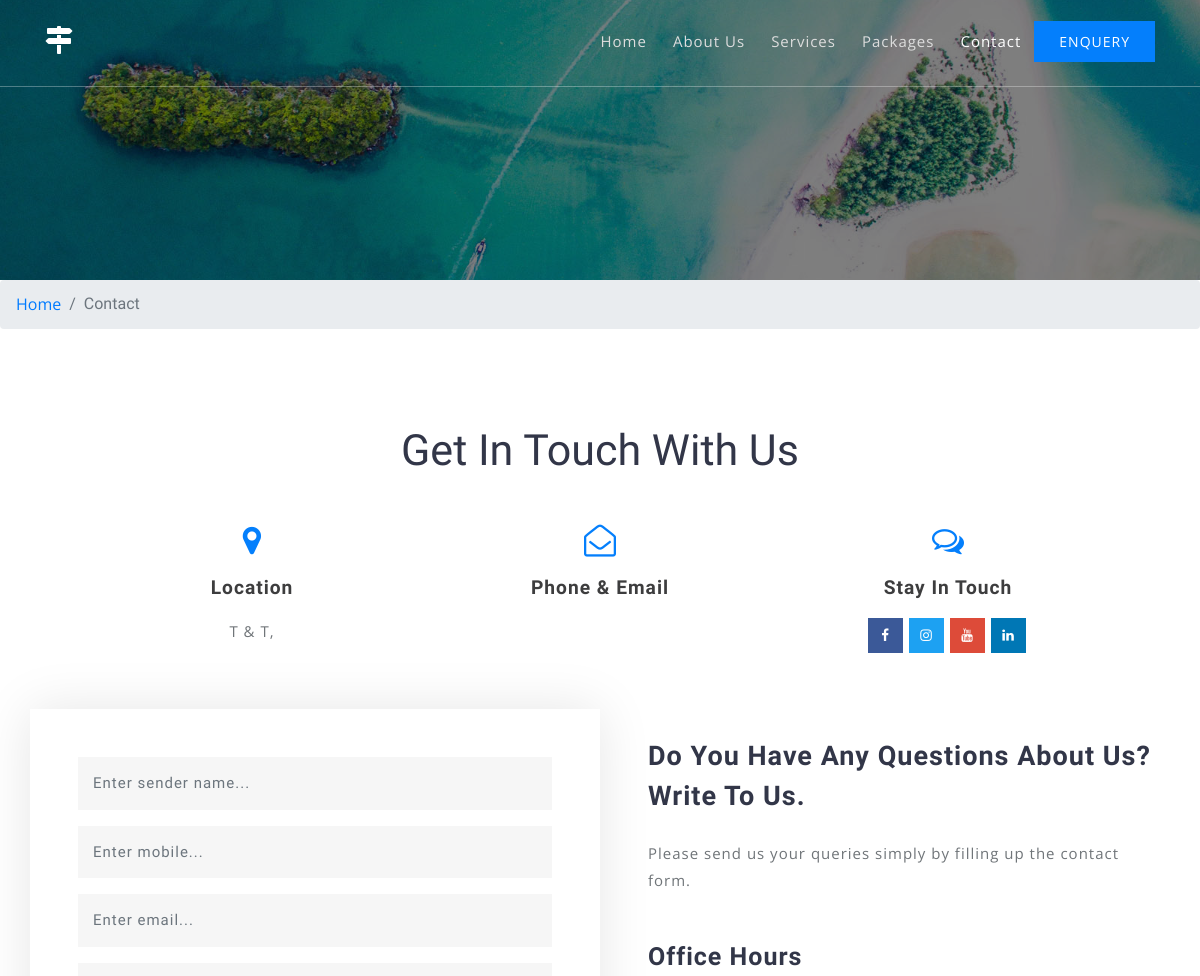
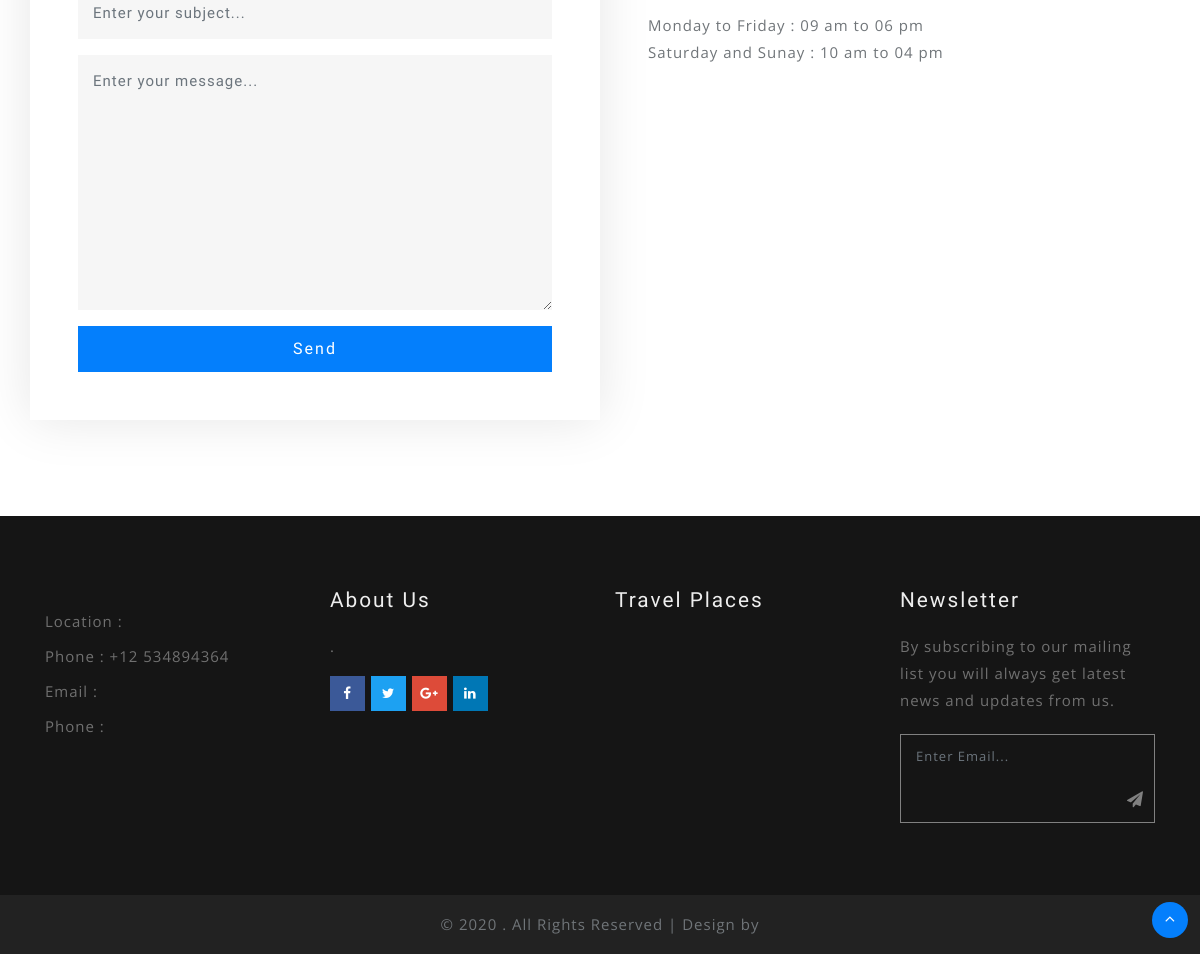
The app's page /contact/, older data (2 pictures, top to bottom).
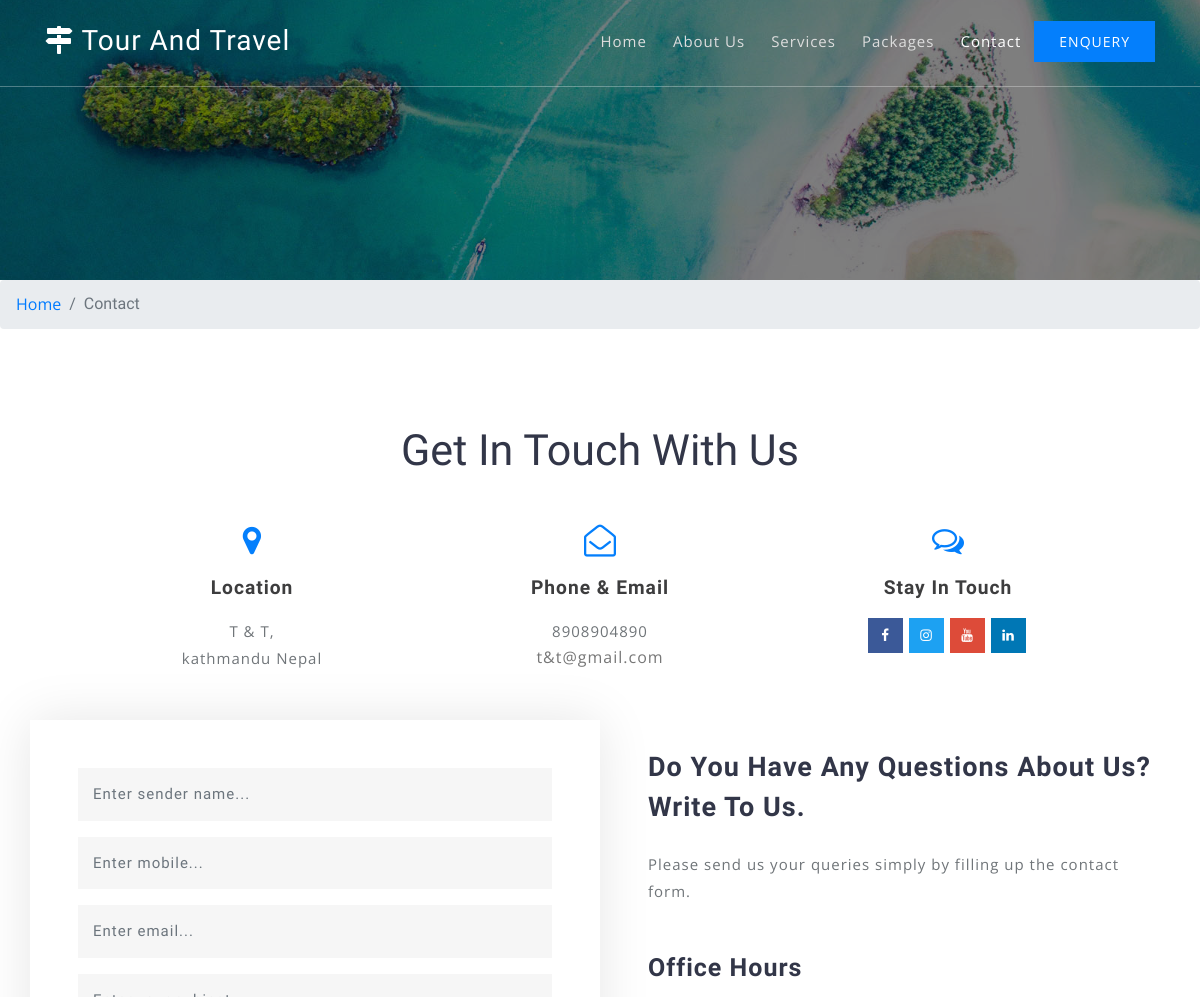
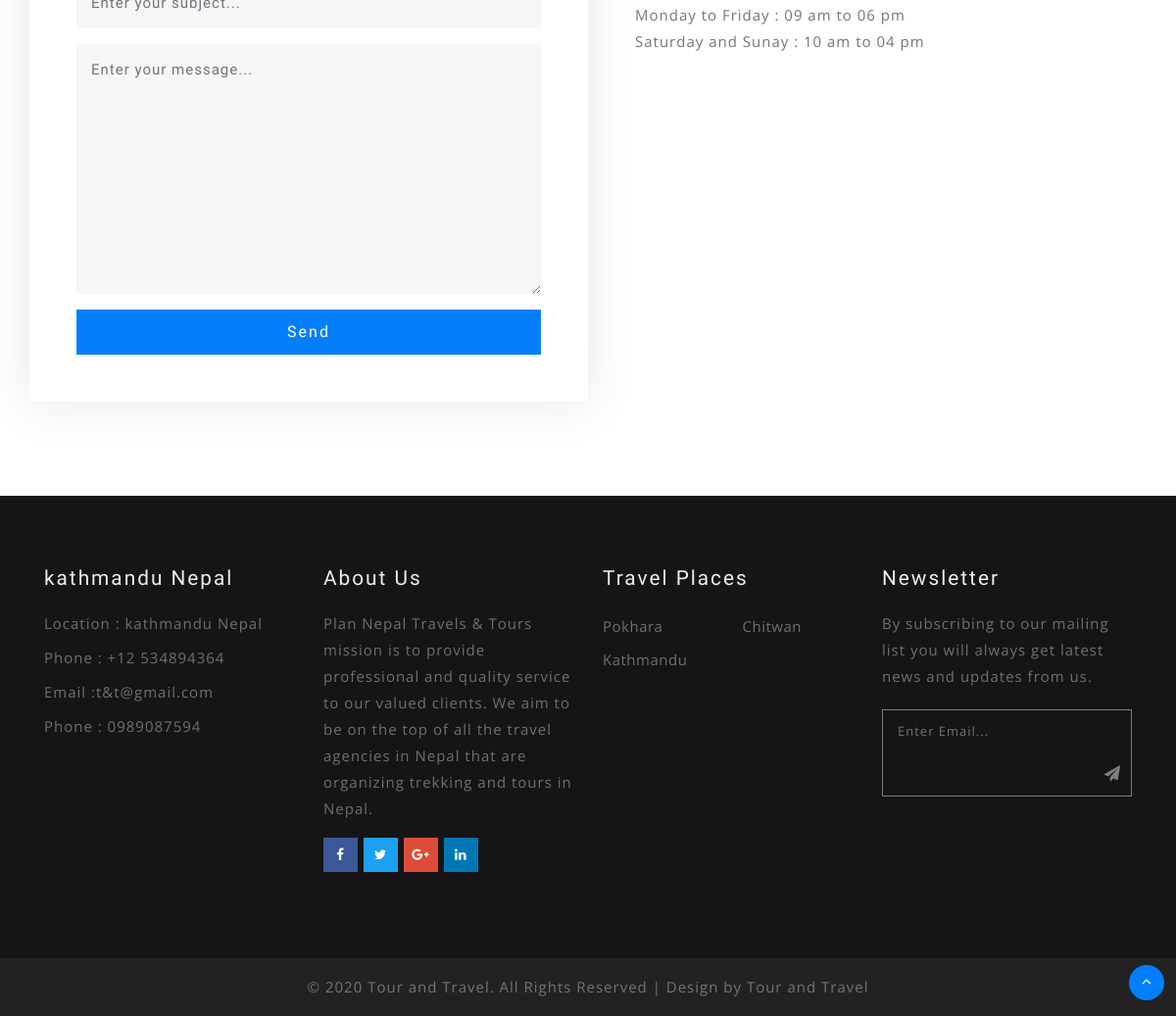
The same page, newer data (2 pictures, top to bottom).
### tourandtravelapp/models.py (models this page shows, shortened)
class TimeStamp(models.Model):
    created_at = models.DateTimeField(auto_now_add=True)
    updated_at = models.DateTimeField(auto_now=True, null=True, blank=True)
    active = models.BooleanField(default=True)
    class Meta:
        abstract = True

class Organization(TimeStamp):
    name = models.CharField(max_length=200)
    logo = models.ImageField(upload_to="logo")
    email = models.EmailField()
    phone = models.CharField(max_length=200)
    mobile = models.CharField(max_length=200, null=True, blank=True)
    address = models.CharField(max_length=200)
    slogan = models.CharField(max_length=200, null=True, blank=True)
    about = models.TextField()
    mission_and_vision = models.TextField()
    profile_image = models.ImageField(upload_to="profile")
    website = models.CharField(max_length=200)
    map_location = models.CharField(max_length=200)
    favicon = models.ImageField(upload_to="favicon", null=True, blank=True)
    facebook = models.CharField(max_length=200, null=True, blank=True)
    youtube = models.CharField(max_length=200, null=True, blank=True)
    instagram = models.CharField(max_length=200, null=True, blank=True)
    customer_served = models.ImageField(
        upload_to="customer_served", null=True, blank=True)
    awards = models.ImageField(upload_to="awards", null=True, blank=True)
    estb_date = models.DateField()

class Service(TimeStamp):
    title = models.CharField(max_length=200)
    slug = models.SlugField(unique=True)
    images = models.ImageField(upload_to="images")
    icon = models.CharField(max_length=50)
    content = models.TextField()

### tourandtravelapp/views.py (the view, shortened to what this page needs)
# urls.py: path('contact/', ContactView.as_view(), name='contact'),
class ContactView(BaseMixin, SuccessMessageMixin, CreateView):
    template_name = "clienttemplate/contact.html"
    form_class = MessageForm
    success_url = reverse_lazy('tourandtravelapp:contact')

### tourandtravelapp/forms.py
class MessageForm(forms.ModelForm):
    class Meta:
        model = Message
        fields = "__all__"
        widgets = {
            'sender': forms.TextInput(attrs={
                'class': 'form-control',
                'placeholder': 'Enter sender name...'
            }),
            'mobile': forms.TextInput(attrs={
                'class': 'form-control',
                'placeholder': 'Enter mobile...'
            }),
            'email': forms.EmailInput(attrs={
                'class': 'form-control',
                'placeholder': 'Enter email...'
            }),
            'subject': forms.TextInput(attrs={
                'class': 'form-control',
                'placeholder': 'Enter your subject...'
            }),
            'message': forms.Textarea(attrs={
                'class': 'form-control',
                'placeholder': 'Enter your message...'
            }),
        }

### templates/clienttemplate/contact.html (shortened to what this page needs)
{% extends "clienttemplate/base.html" %}
{% load static %}
{% block contact %} active{% endblock %}
{% block content %}
<section class="banner_inner" id="home">
	<div class="banner_inner_overlay">
	</div>
</section>
<div class="breadcrumb-w3pvt">
		<ol class="breadcrumb mb-0 text-center">
			<li class="breadcrumb-item">
				<a href="{% url 'tourandtravelapp:home' %}">Home</a>
			</li>
			<li class="breadcrumb-item active" aria-current="page">Contact</li>
		</ol>
	</div>
<section class="contact py-5">
	<div class="container py-lg-5 py-sm-3">
			<h2 class="heading text-capitalize text-center mb-sm-5 mb-4"> Get In Touch with us</h2>
			<ul class="list-unstyled row text-center mt-lg-5 mt-4 px-lg-5">
                <li class="col-md-4 col-sm-6 adress-w3pvt-info">
                    <div class=" adress-icon">
                        <span class="fa fa-map-marker"></span>
                    </div>
                    <h6>Location</h6>
                    <p>T & T,
                        <br>{{organization.address}}</p>
                </li>
                <li class="col-md-4 col-sm-6 adress-w3pvt-info mt-sm-0 mt-4">
                    <div class="adress-icon">
                        <span class="fa fa-envelope-open-o"></span>
                    </div>
                    <h6>Phone & Email</h6>
                    <p>{{organization.mobile}}</p>
                    <a href="mailto:info@example.com" class="mail">{{organization.email}}</a>
                </li>
                <li class="col-md-4 col-sm-6 adress-w3pvt-info mt-md-0 mt-4">
                    <div class="adress-icon">
                        <span class="fa fa-comments-o"></span>
                    </div>
                    <h6>Stay In Touch</h6>
					<ul class="social_section_1info mt-2">
						<li class="mb-2 facebook"><a href="{{organization.facebook}}"target="_blank"><span class="fa fa-facebook"></span></a></li>
						<li class="mb-2 twitter"><a href="{{organization.instagram}}"target="_blank"><span class="fa fa-instagram"></span></a></li>
						<li class="google"><a href="{{organization.youtube}}"target="_blank"><span class="fa fa-youtube"></span></a></li>
						<li class="linkedin"><a href="#"><span class="fa fa-linkedin"></span></a></li>
					</ul>
                </li>
            </ul>
			<div class="contact-grids mt-5">
				<div class="row">
					<div class="col-lg-6 col-md-6 contact-left-form">
						<form action="{% url 'tourandtravelapp:contact' %}" method="post">
							<div class=" form-group contact-forms">
							  {{form.sender}}
							</div>
							<div class="form-group contact-forms">
							  {{form.mobile}}
							</div>
							<div class="form-group contact-forms">
							   {{form.email}}
							</div>
							<div class="form-group contact-forms">
							   {{form.subject}}
							</div>
							<div class="form-group contact-forms">
							 {{form.message}}
							</div>
							<button class="btn btn-block sent-butnn">Send</button>
						</form>
					</div>
					<div class="col-lg-6 col-md-6 contact-right pl-lg-5">
						<h4>Do you have any questions about us? write to us.</h4>
						<p class="mt-md-4 mt-2">Please send us your queries simply by filling up the contact form.</p>
						<h5 class="mt-lg-5 mt-3">Office Hours</h5>
						<p class="mt-3">Monday to Friday : 09 am to 06 pm</p>
						<p>Saturday and Sunay : 10 am to 04 pm</p>
					</div>
				</div>
			</div>
	</div>
</section>
{% endblock %}

### templates/clienttemplate/base.html (shortened to what this page needs)
{% load static %}
<!DOCTYPE html>
<html lang="en">
<head>
    <link href="{% static 'clientstatic/css/bootstrap.css' %}" rel='stylesheet' type='text/css' />
    <link href="{% static 'clientstatic/css/style.css' %}" rel='stylesheet' type='text/css' />
    <link href="{% static 'clientstatic/css/font-awesome.min.css' %}" rel="stylesheet">
	<link href="{% static 'clientstatic/css/css_slider.css' %}" type="text/css" rel="stylesheet" media="all">
<body>
<header>
	<div class="container">
		<nav class="py-md-4 py-3 d-lg-flex">
			<div id="logo">
				<h1 class="mt-md-0 mt-2"> <a href="index.html"><span class="fa fa-map-signs"></span> {{organization.name}} </a></h1>
			</div>
			<ul class="menu ml-auto mt-1">
        <li class="{% block home %} {% endblock %}"><a href="{% url 'tourandtravelapp:home' %}">Home</a></li>
        <li class="{% block about %} {% endblock %}"><a href="{% url 'tourandtravelapp:about' %}">About Us</a></li>
        <li class="{% block service %} {% endblock %}"><a href="{% url 'tourandtravelapp:service' %}">Services</a></li>
        <li class="{% block package %} {% endblock %}"><a href="{% url 'tourandtravelapp:package' %}">Packages</a></li>
        <li class="{% block contact %} {% endblock %}"><a href="{% url 'tourandtravelapp:contact' %}">Contact</a></li>
			<li class="booking"><a href="{% url 'tourandtravelapp:enquery' %}">Enquery</a></li>
			</ul>
		</nav>
	</div>
</header>
{% block content %}
{% endblock %}
<footer>
<section class="footer footer_w3layouts_section_1its py-5">
	<div class="container py-lg-4 py-3">
		<div class="row footer-top">
			<div class="col-lg-3 col-sm-6 footer-grid_section_1its_w3">
				<div class="footer-title">
					<h3>{{organization.address}}</h3>
				</div>
				<div class="footer-text">
					<p>Location : {{organization.address}}</p>
					<p>Phone : +12 534894364</p>
					<p>Email :{{organization.email}}</p>
					<p>Phone : {{organization.phone}}</p>
				</div>
			</div>
			<div class="col-lg-3 col-sm-6 footer-grid_section mt-sm-0 mt-4">
				<div class="footer-title">
					<h3>About Us</h3>
				</div>
				<div class="footer-text">
					<p>{{organization.mission_and_vision}}.</p>
				</div>
				<ul class="social_section_1info">
					<li class="mb-2 facebook"><a href="#"><span class="fa fa-facebook"></span></a></li>
					<li class="mb-2 twitter"><a href="#"><span class="fa fa-twitter"></span></a></li>
					<li class="google"><a href="#"><span class="fa fa-google-plus"></span></a></li>
					<li class="linkedin"><a href="#"><span class="fa fa-linkedin"></span></a></li>
				</ul>
			</div>
			<div class="col-lg-3 col-sm-6 mt-lg-0 mt-4 footer-grid_section_1its_w3">
				<div class="footer-title">
					<h3>Travel Places</h3>
				</div>
				<div class="row">
		{% for destination in alldestination %}
					<ul class="col-6 links">
						<li><a href="{% url 'tourandtravelapp:servicedetail' destination.slug %}" class="scroll">{{destination.title}}</a></li>
					</ul>
					{% endfor %}
				</div>
			</div>
			<div class="col-lg-3 col-sm-6 mt-lg-0 mt-4 footer-grid_section_1its_w3">
				<div class="footer-title">
					<h3>Newsletter</h3>
				</div>
				<div class="footer-text">
					<p>By subscribing to our mailing list you will always get latest news and updates from us.</p>
					 <form action="{% url 'tourandtravelapp:subscriber' %}" method="post">
            {{subsform.email}}
            <button class="btn1"><i class="fa fa-paper-plane" aria-hidden="true"></i></button>
           <div class="clearfix"> </div>
          </form>
				</div>
			</div>
		</div>
	</div>
</section>
</footer>
<div class="copyright py-3 text-center">
	<p>© 2020 {{organization.name}}. All Rights Reserved | Design by {{organization.name}}</p>
</div>
<div class="move-top text-right">
	<a href="#home" class="move-top">
		<span class="fa fa-angle-up  mb-3" aria-hidden="true"></span>
	</a>
</div>
</body>
</html>

Row changes from the older to the newer data that the page shows:
added Organization: name "Tour And Travel", address "kathmandu Nepal", mobile "8908904890", email "t&t@gmail.com", phone "0989087594", mission_and_vision "Plan Nepal Travels & Tours mission is to provide professional and quality service to our valued clients. We aim to be on the top of all the travel agencies in Nepal that are organizing trekking and tours in Nepal", name "Tour and Travel"
added Service: title "Pokhara"
added Service: title "Chitwan"
added Service: title "Kathmandu"
